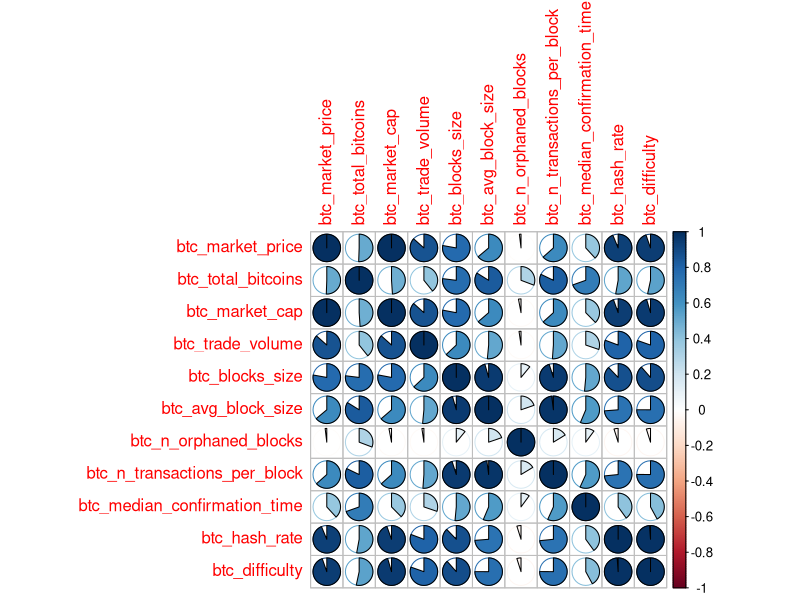

Here is the R script that generated this plot: (Note: this script raises an error after producing the figure.)
## ---- chunk 1
knitr::opts_chunk$set(echo = TRUE)
## ---- chunk 2

BTC<-read.csv("bitcoin_dataset.csv")
library(caret)

BTC<-na.omit(BTC)
library(corrplot)
cor <- cor(BTC[,2:12])
corrplot(cor, method = "pie")

## ---- chunk 3

plot(BTC$Date, BTC$btc_market_price)

## ---- chunk 4

mod<-lm(btc_market_price~btc_market_cap, data=BTC)
mod1<-lm(btc_market_price~btc_estimated_transaction_volume_usd, data=BTC)
summary(mod)

summary(mod1)

## ---- chunk 5

plot(BTC$btc_market_price,BTC$btc_market_cap)
plot(BTC$btc_market_price,BTC$btc_estimated_transaction_volume_usd)

## ---- chunk 6

set.seed(1)
train.index<-sample(1:nrow(BTC),0.70*nrow(BTC), replace=FALSE)
train <- BTC[train.index, ]
test  <- BTC[-train.index,]

## ---- chunk 7

#Training the model on train dataset and  predicting on test.
model1 <- lm(btc_market_price~btc_trade_volume , train)
summary(model1)
p1 <- predict(model1,test)
head(p1)
error1 <- p1 - test[["btc_market_price"]]
sqrt(mean(error1^2))
plot(p1)
#RMSE=510.7136

## ---- chunk 8

model2 <- lm(btc_market_price~btc_market_cap, train)
summary(model2)
p2 <- predict(model2,test)
head(p2)
error2 <- p2 - test[["btc_market_price"]]
sqrt(mean(error2^2))
plot(p2)

## ---- chunk 9

library(FactoMineR)
pc1<-PCA(BTC[,2:24],scale.unit = TRUE, ncp = 23, graph = TRUE)
summary(pc1)
a<-dimdesc(pc1,axes = c(1:2))
a$Dim.1
a$Dim.2

## ---- chunk 10

pc<-prcomp(BTC[,c("btc_market_price","btc_miners_revenue")], center = T, scale=T)
summary(pc)
head(pc$x)

## ---- chunk 11

model3<-lm(btc_market_price~btc_n_transactions_total, data=BTC)
summary(model3)
p3 <- predict(model3,test)
error3 <- p3 - test[["btc_market_price"]]
sqrt(mean(error3^2))

## ---- chunk 12

model4<-lm(btc_market_price~btc_n_transactions_total+btc_avg_block_size+btc_difficulty+btc_output_volume, data=BTC)
summary(model4)
p4 <- predict(model4,test)
error4 <- p4 - test[["btc_market_price"]]
sqrt(mean(error4^2))
